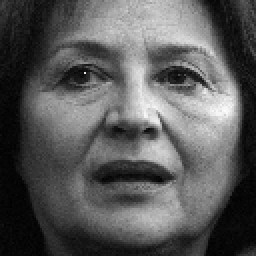
#> input picture data/test/s126/1.pgm, 128 x 128 px (shown 2 times larger); its folder holds only this picture in this run
$ python -i hog.py   (imports and definitions only)   (older library calls are emulated)
#> lines starting #> are read from the running program, lines starting #| are printed output that depends on the picture

# coding: utf-8

# In[1]:


import cv2


# In[2]:


import numpy as np


# In[3]:


import math


# In[4]:


import matplotlib.pyplot as plt


# In[5]:


class Hog_descriptor():
    def __init__(self, img, cell_size=16, bin_size=8):
        self.img = img
        self.img = np.sqrt(img / float(np.max(img)))
        self.img = self.img * 255
        self.cell_size = cell_size
        self.bin_size = bin_size
        self.angle_unit = 360 // self.bin_size
        assert type(self.bin_size) == int, "bin_size should be integer,"
        assert type(self.cell_size) == int, "cell_size should be integer,"
        assert type(self.angle_unit) == int, "bin_size should be divisible by 360"

    def extract(self):
        height, width = self.img.shape
        gradient_magnitude, gradient_angle = self.global_gradient()
        gradient_magnitude = abs(gradient_magnitude)
        #a,b,c= int(height / self.cell_size), int(width / self.cell_size), int(self.bin_size)
        #cell_gradient_vector = np.zeros((a,b,c))
        cell_gradient_vector = np.zeros((height // self.cell_size, width // self.cell_size, self.bin_size))
        for i in range(cell_gradient_vector.shape[0]):
            for j in range(cell_gradient_vector.shape[1]):
                cell_magnitude = gradient_magnitude[i * self.cell_size:(i + 1) * self.cell_size,
                                 j * self.cell_size:(j + 1) * self.cell_size]
                cell_angle = gradient_angle[i * self.cell_size:(i + 1) * self.cell_size,
                             j * self.cell_size:(j + 1) * self.cell_size]
                cell_gradient_vector[i][j] = self.cell_gradient(cell_magnitude, cell_angle)

        hog_image = self.render_gradient(np.zeros([height, width]), cell_gradient_vector)
        hog_vector = []
        for i in range(cell_gradient_vector.shape[0] - 1):
            for j in range(cell_gradient_vector.shape[1] - 1):
                block_vector = []
                block_vector.extend(cell_gradient_vector[i][j])
                block_vector.extend(cell_gradient_vector[i][j + 1])
                block_vector.extend(cell_gradient_vector[i + 1][j])
                block_vector.extend(cell_gradient_vector[i + 1][j + 1])
                mag = lambda vector: math.sqrt(sum(i ** 2 for i in vector))
                magnitude = mag(block_vector)
                if magnitude != 0:
                    normalize = lambda block_vector, magnitude: [element / magnitude for element in block_vector]
                    block_vector = normalize(block_vector, magnitude)
                hog_vector.append(block_vector)
        return hog_vector, hog_image

    def global_gradient(self):
        gradient_values_x = cv2.Sobel(self.img, cv2.CV_64F, 1, 0, ksize=5)
        gradient_values_y = cv2.Sobel(self.img, cv2.CV_64F, 0, 1, ksize=5)
        gradient_magnitude = cv2.addWeighted(gradient_values_x, 0.5, gradient_values_y, 0.5, 0)
        gradient_angle = cv2.phase(gradient_values_x, gradient_values_y, angleInDegrees=True)
        return gradient_magnitude, gradient_angle

    def cell_gradient(self, cell_magnitude, cell_angle):
        orientation_centers = [0] * self.bin_size
        for i in range(cell_magnitude.shape[0]):
            for j in range(cell_magnitude.shape[1]):
                gradient_strength = cell_magnitude[i][j]
                gradient_angle = cell_angle[i][j]
                min_angle, max_angle, mod = self.get_closest_bins(gradient_angle)
                orientation_centers[min_angle] += (gradient_strength * (1 - (mod / self.angle_unit)))
                orientation_centers[max_angle] += (gradient_strength * (mod / self.angle_unit))
        return orientation_centers

    def get_closest_bins(self, gradient_angle):
        idx = int(gradient_angle / self.angle_unit)
        mod = gradient_angle % self.angle_unit
        if idx == self.bin_size:
            return idx - 1, (idx) % self.bin_size, mod
        return idx, (idx + 1) % self.bin_size, mod

    def render_gradient(self, image, cell_gradient):
        cell_width = self.cell_size / 2
        max_mag = np.array(cell_gradient).max()
        for x in range(cell_gradient.shape[0]):
            for y in range(cell_gradient.shape[1]):
                cell_grad = cell_gradient[x][y]
                cell_grad /= max_mag
                angle = 0
                angle_gap = self.angle_unit
                for magnitude in cell_grad:
                    angle_radian = math.radians(angle)
                    x1 = int(x * self.cell_size + magnitude * cell_width * math.cos(angle_radian))
                    y1 = int(y * self.cell_size + magnitude * cell_width * math.sin(angle_radian))
                    x2 = int(x * self.cell_size - magnitude * cell_width * math.cos(angle_radian))
                    y2 = int(y * self.cell_size - magnitude * cell_width * math.sin(angle_radian))
                    cv2.line(image, (y1, x1), (y2, x2), int(255 * math.sqrt(magnitude)))
                    angle += angle_gap
        return image

'''
# In[6]:


img = cv2.imread('data/picture1.png', cv2.IMREAD_GRAYSCALE)


# In[7]:


hog = Hog_descriptor(img, cell_size=8, bin_size=8)


# In[8]:


vector, image = hog.extract()


# In[9]:


plt.imshow(image, cmap=plt.cm.gray)


# In[10]:


plt.show()

'''

>>> import cv2
>>> picture = cv2.imread('../data/test/s126/1.pgm')
#> picture is the input picture: shape (128, 128, 3); min 0, max 252, mean 88.8
>>> result = Hog_descriptor(picture).extract()
#> in __init__, `self.img = np.sqrt(img / float(np.max(img)))`:
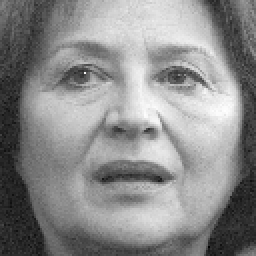
#> self.img: shape (128, 128, 3) float64 (shown 2 times larger); min 0, max 1, mean 0.546
#> (the run stopped early here; a loop or call above may not have finished)
